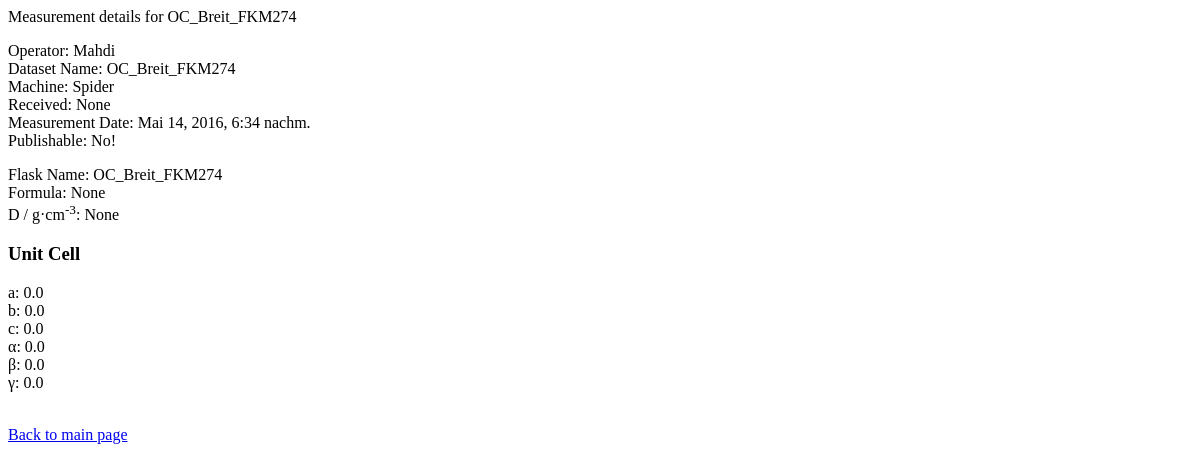
/stdb/2/, run on an earlier commit of the app's database.
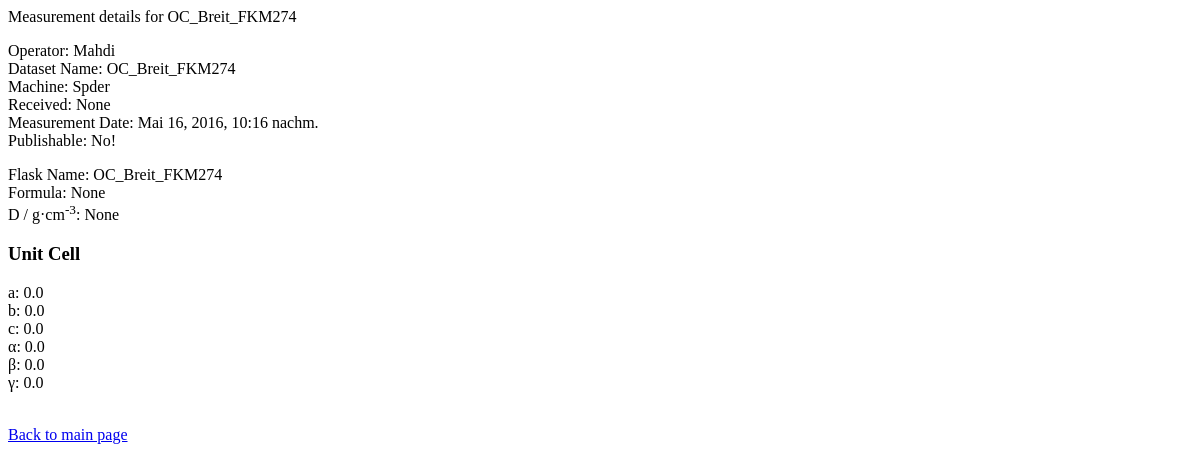
And on a later commit of the database.
### stdb/models.py (models this page shows, shortened)
class Dataset(models.Model):
    name = models.CharField(max_length=200)
    flask_name = models.CharField(max_length=200)
    formula = models.CharField(max_length=200)
    machine = models.CharField(max_length=200)
    operator = models.CharField(max_length=200, verbose_name='Who measured the structure?')
    measure_date = models.DateTimeField(verbose_name='date measured')
    received = models.DateField(verbose_name='date received', blank=True, null=True)
    output = models.DateField(verbose_name='date outgoing', blank=True, null=True)
    crystal_size_x = models.FloatField(max_length=4, default=0, blank=True,
                                       validators = [MinValueValidator(0), MaxValueValidator(500)])
    crystal_size_y = models.FloatField(max_length=4, default=0, blank=True,
                                       validators=[MinValueValidator(0), MaxValueValidator(500)])
    crystal_size_z = models.FloatField(max_length=4, default=0, blank=True,
                                       validators=[MinValueValidator(0), MaxValueValidator(500)])
    customer = models.CharField(max_length=100, blank=True)
    is_publishable = models.BooleanField(default=False)
    comment = models.TextField(max_length=2000, blank=True)
    cell_a = models.FloatField(max_length=8, default=0, verbose_name='a', validators = [MinValueValidator(0), MaxValueValidator(500)])
    cell_b = models.FloatField(max_length=8, default=0, verbose_name='b', validators=[MinValueValidator(0), MaxValueValidator(500)])
    cell_c = models.FloatField(max_length=8, default=0, verbose_name='c', validators=[MinValueValidator(0), MaxValueValidator(500)])
    alpha = models.FloatField(max_length=8, default=0, validators = [MinValueValidator(0), MaxValueValidator(180)])
    beta = models.FloatField(max_length=8, default=0, validators = [MinValueValidator(0), MaxValueValidator(180)])
    gamma = models.FloatField(max_length=8, default=0, validators = [MinValueValidator(0), MaxValueValidator(180)])
    R1_all = models.FloatField(max_length=5, default=0,
                               validators = [MinValueValidator(0), MaxValueValidator(1)], blank=True)
    wR2_all = models.FloatField(max_length=5, default=0,
                                validators = [MinValueValidator(0), MaxValueValidator(1)], blank=True)
    R1_2s = models.FloatField(max_length=5, default=0,
                              validators = [MinValueValidator(0), MaxValueValidator(1)], blank=True)
    wR2_2s = models.FloatField(max_length=5, default=0,
                               validators = [MinValueValidator(0), MaxValueValidator(1)], blank=True)
    density = models.FloatField(max_length=5, verbose_name='density (calc)', blank=True, null=True)
    mu = models.FloatField(max_length=5, verbose_name='absorption [mm-1]', blank=True, null=True)
    formular_weight = models.FloatField(max_length=8, verbose_name='Formular weight', blank=True, null=True)
    colour = models.CharField(max_length=20, blank=True)
    shape = models.CharField(max_length=20, blank=True)
    temperature = models.FloatField(max_length=5, verbose_name='Temperature [K]', blank=True, default=0, null=True)
    crystal_system = models.CharField(max_length=15, blank=True)
    space_group = models.CharField(max_length=15, blank=True)
    volume = models.FloatField(max_length=5, blank=True, null=True)
    Z = models.IntegerField(blank=True, null=True)
    wavelength = models.FloatField(max_length=10, blank=True, null=True)
    radiation_type = models.CharField(max_length=8, blank=True)
    theta_min = models.FloatField(max_length=10, blank=True, null=True)
    theta_max = models.FloatField(max_length=10, blank=True, null=True)
    measured_refl = models.FloatField(max_length=10, blank=True, null=True)
    indep_refl = models.FloatField(max_length=20, blank=True, null=True)
    refl_used = models.FloatField(max_length=15, blank=True, null=True)
    r_int = models.FloatField(max_length=10, blank=True, null=True)
    parameters = models.FloatField(max_length=10, blank=True, null=True)
    restraints = models.FloatField(max_length=10, blank=True, null=True)
    peak = models.FloatField(max_length=10, blank=True, null=True)
    hole = models.FloatField(max_length=10, blank=True, null=True)
    goof = models.FloatField(max_length=10, blank=True, null=True)
    cell_a.short_description = 'Unit Cell Parameter a'
    cell_b.short_description = 'Unit Cell Parameter b'
    cell_c.short_description = 'Unit Cell Parameter c'
    alpha.short_description = 'Unit Cell Parameter alpha'
    beta.short_description = 'Unit Cell Parameter beta'
    gamma.short_description = 'Unit Cell Parameter gamma'
    Z.empty_value_display = '?'
    def was_measured_recently(self):
        now = timezone.now()
        return now - datetime.timedelta(days=7) <= self.measure_date <= now
    is_publishable.short_description = 'publishable?'
    is_publishable.boolean = True
    was_measured_recently.admin_order_field = 'measure_date'
    was_measured_recently.boolean = True
    was_measured_recently.short_description = 'Measured recently?'
    def publishable(self):
        if self.is_publishable:
            return True
        else:
            return False
    def format_formula(self):
        new_string = ''
        try:
            for item in self.formula:
                if item.isdigit():
                    new_string += '<sub> '+ item +' </sub>'
                else:
                    new_string += escape(item)
                return mark_safe(new_string)
        except:
            return ''

### stdb/views.py (the view)
# urls.py: url(r'^(?P<pk>[0-9]+)/$', views.DetailView.as_view(), name='detail'),
class DetailView(generic.DetailView):
    model = Dataset
    template_name = 'stdb/detail.html'

### stdb/templates/stdb/detail.html (shortened to what this page needs)
<!DOCTYPE html>
{% block title %}Measurement details for {{ dataset.name }}{% endblock %}
    <p>
    <dl>
    <dt>Operator: {{ dataset.operator }} </dt>
    <dt>Dataset Name: {{ dataset.name }} </dt>
    <dt>Machine: {{ dataset.machine }} </dt>
    <dt>Received: {{ dataset.received }} </dt>
    <dt>Measurement Date: {{ dataset.measure_date }} </dt>
    <dt>Publishable: {% if dataset.is_publishable %} Yes! {% else %} No! {% endif %}</dt>
    </dl>
    </p>
    <dl>
    <dt>Flask Name: {{ dataset.name }} </dt>
    <dt>Formula: {{ dataset.format_formula }} </dt>
    <dt>D / g&CenterDot;cm<sup>-3</sup>: {{ dataset.density }} </dt>
    <p>
        <h3>Unit Cell</h3>
        <dt><it>a</it>: {{ dataset.cell_a }} </dt>
        <dt><it>b</it>: {{ dataset.cell_b }} </dt>
        <dt><it>c</it>: {{ dataset.cell_c }} </dt>
        <dt><it>&alpha;</it>: {{ dataset.alpha }} </dt>
        <dt><it>&beta;</it>: {{ dataset.beta }} </dt>
        <dt><it>&gamma;</it>: {{ dataset.gamma }} </dt>
    </p>
    </dl>
<a href="{% url 'index' %}">Back to main page</a>

What changed in the data, as far as the page shows it:
changed Dataset "OC_Breit_FKM274": machine "Spider" → "Spder"; measure_date "Mai 14, 2016, 6:34 nachm." → "Mai 16, 2016, 10:16 nachm."
